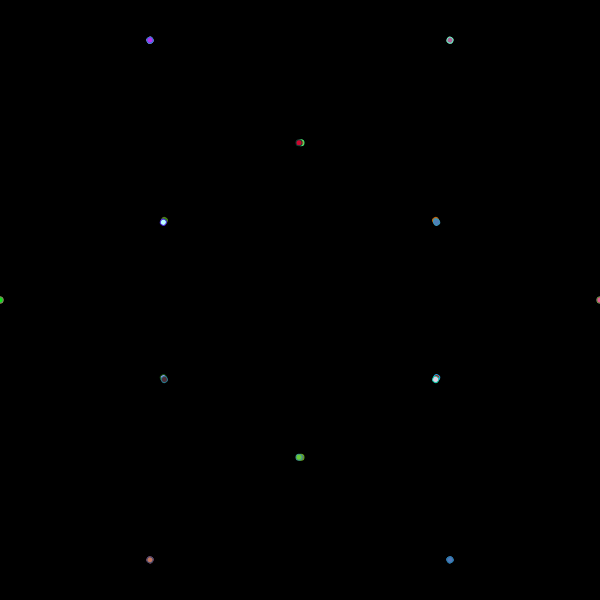
Frame 1 (no input)
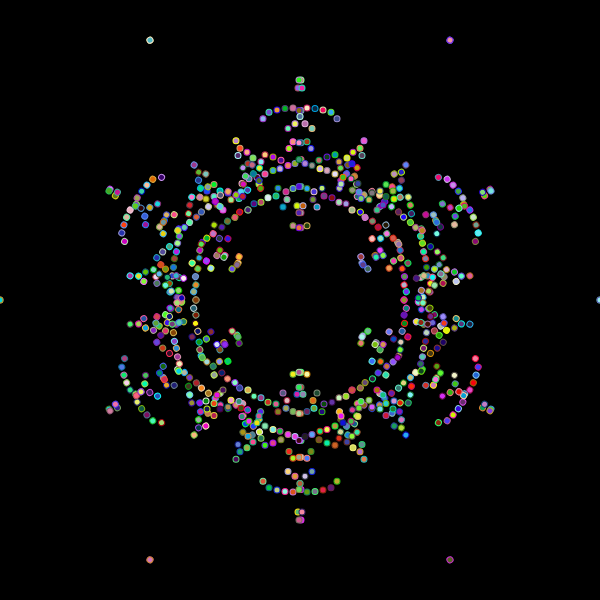
Frame 60 (no input)
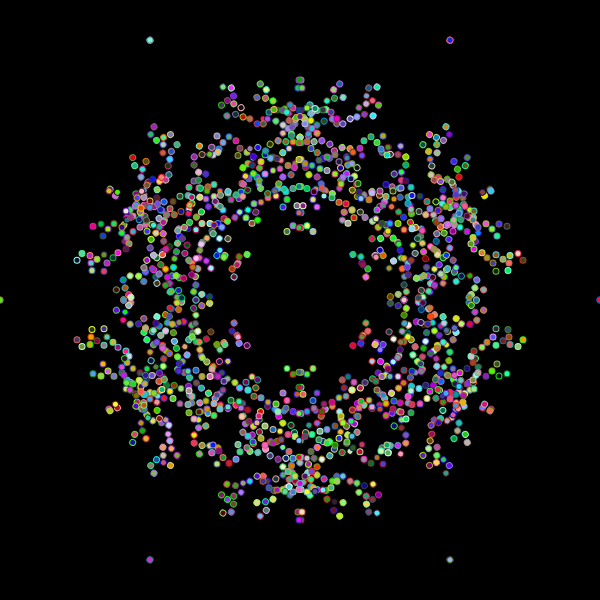
Frame 120 (the mouse pressed at the canvas centre since frame 60)

The p5.js sketch that drew these frames (run headless with seeded random() and noise() and a simulated clock; from frame 60 on, the mouse is pressed at the canvas centre):

// p5.js sketch
// ── sketch.js
let current;
let snowflake = [];
let time = 0;

function setup () {
    createCanvas (600, 600)
    current = new Particle(width / 2, 0);
    snowflake = [];
}

function draw () {
    translate(width / 2, height / 2)
    background(0);
    
    while(!current.finished() && !current.intersects(snowflake)) {
        current.update();
    }
    snowflake.push(current);
    current = new Particle(width / 2, 0);

    for (let i = 0; i < 6; i++) {
        rotate(PI / 3)
        current.show();
        snowflake.forEach((particle) => {
            particle.show();
        })

        push();
        scale(1, -1);
        current.show();
        snowflake.forEach((particle) => {
            particle.show();
        })
        pop();
    }
    time++;
    if(time % 200 == 0) {
        setup();
    }
    
}
// ── particle.js
class Particle {
    constructor (x, y) {
        this.x = x;
        this.y = y;
        this.r = 3;
    }

    update () {
        this.x -= 1;
        this.y += random(-3, 4);
    }

    show () {
        fill(random(255), random(255), random(255));
        stroke(random(255), random(255), random(255))     
        ellipse(this.x, this.y, this.r * 2, this.r * 2);
    }

    finished () {
        return (this.x < 0);
    }

    intersects (snowflake) {        
        for (let i = 0; i < snowflake.length; i++) {
            let d = dist(snowflake[i].x, snowflake[i].y, this.x, this.y);
            if(d < this.r * 2 + this.r) 
                return true;
        }
        return false;
    }
}
